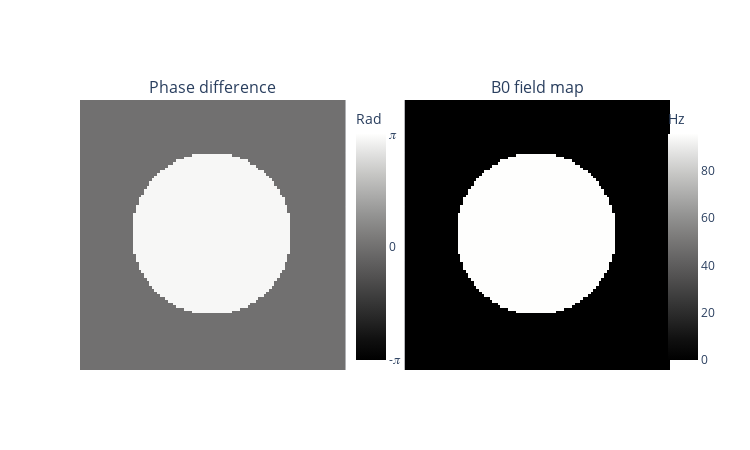

The notebook cell this image was saved under:
### Code cell
#| label: fig5p8cell
plot_2_echo_fmap_bottom(echo1, echo2, echo_time1, echo_time2)

### Figure 1 — Plotly figure (JSON) as saved in the notebook; plotly's stock layout.template omitted (floating-point values rounded to 4 significant figures; data arrays with more than 128 entries replaced by an {"elided": "..."} marker saying what was removed)
{"data": [{"colorbar": {"tickmode": "array", "ticktext": ["-𝜋", 0, "𝜋"], "tickvals": [-3.142, 0, 3.132], "title": {"side": "top", "text": "Rad"}, "x": 0.45}, "colorscale": [[0, "rgb(0, 0, 0)"], [0.09091, "rgb(16, 16, 16)"], [0.1818, "rgb(38, 38, 38)"], [0.2727, "rgb(59, 59, 59)"], [0.3636, "rgb(81, 80, 80)"], [0.4545, "rgb(102, 101, 101)"], [0.5455, "rgb(124, 123, 122)"], [0.6364, "rgb(146, 146, 145)"], [0.7273, "rgb(171, 171, 170)"], [0.8182, "rgb(197, 197, 195)"], [0.9091, "rgb(224, 224, 223)"], [1, "rgb(254, 254, 253)"]], "type": "heatmap", "xaxis": "x", "yaxis": "y", "z": {"elided": "100x100 int values"}, "zmax": 3.142, "zmin": -3.142}, {"colorbar": {"title": {"side": "top", "text": "Hz"}, "x": 0.98}, "colorscale": [[0, "rgb(0, 0, 0)"], [0.09091, "rgb(16, 16, 16)"], [0.1818, "rgb(38, 38, 38)"], [0.2727, "rgb(59, 59, 59)"], [0.3636, "rgb(81, 80, 80)"], [0.4545, "rgb(102, 101, 101)"], [0.5455, "rgb(124, 123, 122)"], [0.6364, "rgb(146, 146, 145)"], [0.7273, "rgb(171, 171, 170)"], [0.8182, "rgb(197, 197, 195)"], [0.9091, "rgb(224, 224, 223)"], [1, "rgb(254, 254, 253)"]], "type": "heatmap", "xaxis": "x2", "yaxis": "y2", "z": {"elided": "100x100 float values"}}], "layout": {"annotations": [{"font": {"size": 16}, "showarrow": false, "text": "Phase difference", "x": 0.225, "xanchor": "center", "xref": "paper", "y": 1, "yanchor": "bottom", "yref": "paper"}, {"font": {"size": 16}, "showarrow": false, "text": "B0 field map", "x": 0.775, "xanchor": "center", "xref": "paper", "y": 1, "yanchor": "bottom", "yref": "paper"}], "height": 450, "width": 750, "xaxis": {"anchor": "y", "domain": [0, 0.45], "showticklabels": false}, "xaxis2": {"anchor": "y2", "domain": [0.55, 1], "showticklabels": false}, "yaxis": {"anchor": "x", "domain": [0, 1], "showticklabels": false}, "yaxis2": {"anchor": "x2", "domain": [0, 1], "showticklabels": false}}}
